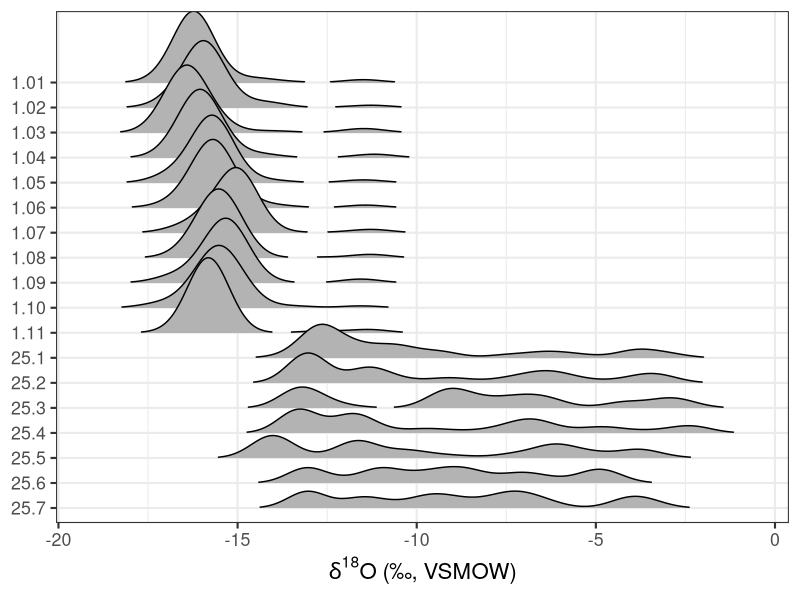
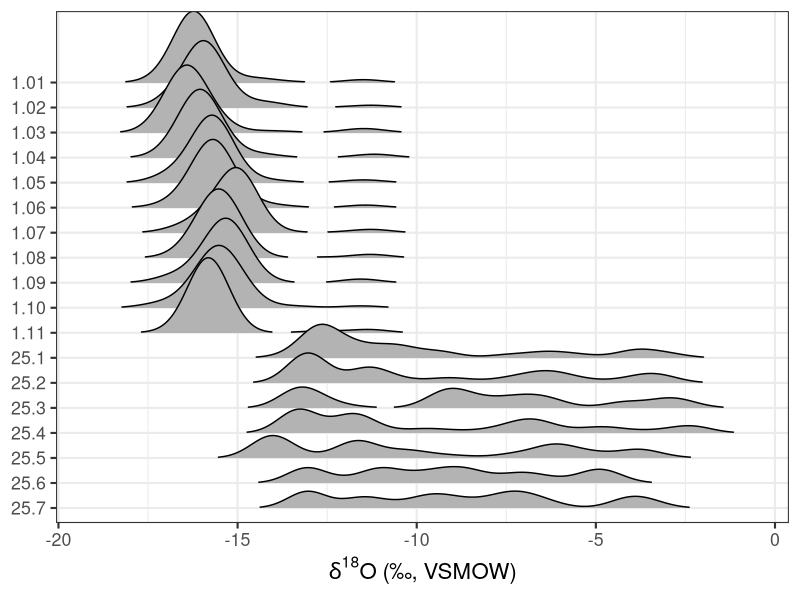

Reproduce these figures in R, in order.
# This script is for the boxplots of Figure 4. Some post-processing was done in Adobe Illustrator
library(raster); library(sf); library(tidyverse)
tapData <- read_csv("data/cityWater.csv", 
                    col_types = cols(Cluster_ID = col_character()))

tapData$Cluster_ID <- factor(tapData$Cluster_ID)
tapData$Cluster_Location <- factor(tapData$Cluster_Location)
tapData$Cluster_Location_Time <- factor(tapData$Cluster_Location_Time)
tapData$Cluster_State <- factor(tapData$Cluster_State)
tapData$Project_ID <- factor(tapData$Project_ID)

#going spatial
tapData.sf <- st_as_sf(tapData, 
                       coords = c("Long", "Lat"),
                       crs = 4326) #EPSG code for WGS84

# Let's look a little more in-depth for time series 
#First, create a grouped dataframe for quickly looking at things by time

SLC_timeseries <- group_by(subset(tapData, Cluster_Location == "Salt Lake City"), 
                           Cluster_ID) 

summary(aov(SLC_timeseries$d18O ~ SLC_timeseries$Cluster_ID))

tally(SLC_timeseries)

timeseriessummarySLC <- subset(tapData, Cluster_Location == "Salt Lake City") %>%
  group_by(Cluster_ID) %>%
  summarize(across(c(d18O, d2H, d_ex), list(
    min = min, 
    max = max, 
    mean = mean,
    sd = sd
  ))) %>% 
# mutate(range = d18O_max - d18O_min)
  mutate(across(ends_with("max"), ~ . - get(gsub( "max", "min", cur_column())), 
                .names = '{.col}_range'))

timeseriessummarySLC2 <- subset(tapData, Cluster_Location == "Salt Lake City") %>%
  group_by(Cluster_ID) %>%
  summarize(n = n())

timeseriessummarySLC <- timeseriessummarySLC %>% 
  left_join(timeseriessummarySLC2) %>% 
  mutate_at(2:13, round, 2)

SF_timeseries <- group_by(subset(tapData, Cluster_Location == "San Francisco"), 
                           Cluster_ID) 

summary(aov(SF_timeseries$d18O ~ SF_timeseries$Cluster_ID))

tally(SF_timeseries)
timeseriessummarySF <- subset(tapData, Cluster_Location == "San Francisco") %>%
  group_by(Cluster_ID) %>%
  summarize(across(c(d18O, d2H, d_ex), list(
    min = min, 
    max = max, 
    mean = mean,
    sd = sd
  ))) %>% 
  # mutate(range = d18O_max - d18O_min)
  mutate(across(ends_with("max"), ~ . - get(gsub( "max", "min", cur_column())), 
                .names = '{.col}_range'))

timeseriessummarySF2 <- subset(tapData, Cluster_Location == "San Francisco") %>%
  group_by(Cluster_ID) %>%
  summarize(n = n())

timeseriessummarySF <- timeseriessummarySF %>% 
  left_join(timeseriessummarySF2) %>% 
  mutate_at(2:13, round, 2)

# Density Plots? ----------------------------------------------------------
library(ggridges)
timeDensity <- tapData.sf %>%
  filter(Cluster_ID %in% c("1.01","1.02","1.03","1.04","1.05","1.06","1.07","1.08",
                           "1.09","1.10","1.11","25.1","25.2","25.3",
                           "25.3","25.4","25.5","25.6","25.7")) %>%
  mutate(Cluster_ID = fct_relevel(Cluster_ID,
                                  #                "1.01","1.02","1.03","1.04","1.05","1.06","1.07","1.08",
                                  #                   "1.09","1.10","1.11","25.1","25.2","25.3",
                                  #                  "25.4","25.5","25.6","25.7")) %>%
                                  "25.7", "25.6", "25.5", "25.4", "25.3", "25.2", "25.1", "1.11", "1.10", "1.09", 
                                  "1.08", "1.07", "1.06", "1.05", "1.04", "1.03", "1.02", "1.01")) %>% 
  ggplot(aes(y = Cluster_ID, x = d18O)) + 
  geom_density_ridges(scale = 3, rel_min_height = 0.01, stat = "density_ridges") +
  scale_fill_manual(values = c("#0073a7", "#d2042d")) + 
  #scale_fill_gradient(low = "#003f5c", high = "#84edff", na.value = NA) +
  theme_bw(base_size = 16) +
  theme(
    legend.position="none",
    axis.title.y=element_blank(),
    panel.spacing = unit(0.1, "lines"),
    strip.text.x = element_text(size = 8)
  ) +
  labs(
    x = expression(paste(delta^18, "O", " (\u2030, VSMOW)"))
  ) 
timeDensity
ggsave("figures/density_time_slice.pdf", width=6, height=5, units="in", dpi=300)


# Comparing IDR -----------------------------------------------------------

IDRtableSF <- SF_timeseries %>% 
  group_by(Cluster_ID) %>% 
  summarize(
    IDR_O = abs(diff(quantile(.data$d18O, c(0.1, 0.9), names = F))), 
    IDR_d_ex = abs(diff(quantile(.data$d_ex, c(0.1, 0.9), names = F))), 
    IDR_H = abs(diff(quantile(.data$d2H, c(0.1, 0.9), names = F))),
  )


IDRtableSLC <- SLC_timeseries %>% 
  group_by(Cluster_ID) %>% 
  summarize(
    IDR_O = abs(diff(quantile(.data$d18O, c(0.1, 0.9), names = F))), 
    IDR_d_ex = abs(diff(quantile(.data$d_ex, c(0.1, 0.9), names = F))), 
    IDR_H = abs(diff(quantile(.data$d2H, c(0.1, 0.9), names = F))),
  )

mean(IDRtableSLC$IDR_O)
mean(IDRtableSF$IDR_O)

# Comparing means -------------------------------------------------------

summary(aov(SLC_timeseries$d18O~ SLC_timeseries$Cluster_ID))
summary(aov(SF_timeseries$d18O~ SF_timeseries$Cluster_ID))
